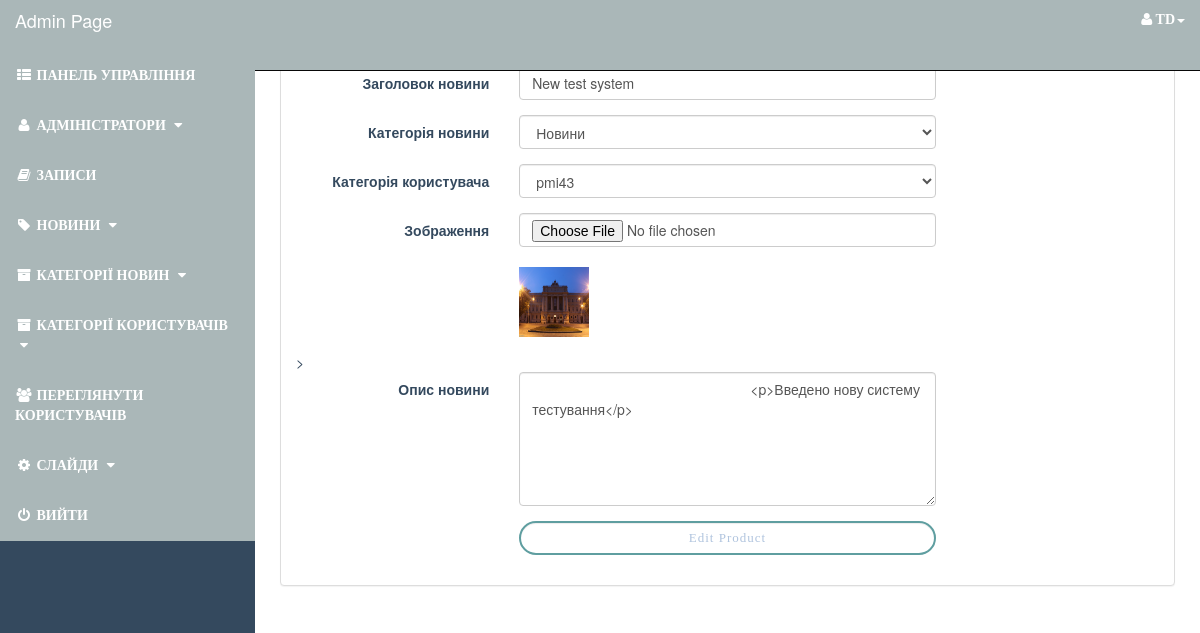
The page /admin_area/index.php?edit_product=1 (signed in) on the database its author committed.
### tables this page shows
CREATE TABLE `events` (
  `event_id` int(10) NOT NULL,
  `e_cat_id` int(10) NOT NULL,
  `cat_id` int(10) NOT NULL,
  `date` timestamp NOT NULL DEFAULT current_timestamp() ON UPDATE current_timestamp(),
  `event_title` text NOT NULL,
  `event_img1` text NOT NULL,
  `event_keywords` text NOT NULL,
  `event_desc` text NOT NULL
);

CREATE TABLE `event_categories` (
  `e_cat_id` int(10) NOT NULL,
  `e_cat_title` text NOT NULL,
  `e_cat_desc` text NOT NULL
);

CREATE TABLE `customer_categories` (
  `cat_id` int(10) NOT NULL,
  `cat_group` text NOT NULL,
  `cat_desc` text NOT NULL
);

### admin_area/edit_product.php (the view, shortened to what this page needs)
<?php
    if(!isset($_SESSION['admin_email'])){
        echo "<script>window.open('login.php','_self')</script>";
    }else{
?>
<?php
    if(isset($_GET['edit_product'])){
        $edit_id = $_GET['edit_product'];
        $get_p = "select * from events where event_id='$edit_id'";
        $run_edit = mysqli_query($con,$get_p);
        $row_edit = mysqli_fetch_array($run_edit);
        $e_cat = $row_edit['e_cat_id'];
        $cat = $row_edit['cat_id'];
        $event_title = $row_edit['event_title'];
        $event_img1 = $row_edit['event_img1'];
        $event_desc = $row_edit['event_desc'];
    }
        $get_p_cat = "select * from event_categories where e_cat_id='$e_cat'";
        $run_p_cat = mysqli_query($con,$get_p_cat);
        $row_p_cat = mysqli_fetch_array($run_p_cat);
        $p_cat_title = $row_p_cat['e_cat_title'];
        $get_cat = "select * from customer_categories where cat_id='$cat'";
        $run_cat = mysqli_query($con,$get_cat);
        $row_cat = mysqli_fetch_array($run_cat);
        $cat_title = $row_cat['cat_group'];
?>
<!DOCTYPE html>
<html lang="en">
<head>
    <link rel="stylesheet" href="css/bootstrap-337.min.css">
    <link rel="stylesheet" href="font-awsome/css/font-awesome.min.css">
    <link rel="stylesheet" href="css/style.css">
</head>
<body>
<div class="row">
    <div class="col-lg-12">
    </div>
</div>
<div class="row">
    <div class="col-lg-12">
        <div class="panel panel-default">
           <div class="panel-heading">
               <h3 class="panel-title">
               </h3>
           </div>
           <div class="panel-body">
               <form method="post" class="form-horizontal" enctype="multipart/form-data">
                   <div class="form-group">
                      <label class="col-md-3 control-label"> Заголовок новини </label>
                      <div class="col-md-6">
                          <input name="event_title" type="text" class="form-control" required value="<?php echo $event_title; ?>">
                      </div>
                   </div>
                   <div class="form-group">
                      <label class="col-md-3 control-label"> Категорія новини </label>
                      <div class="col-md-6">
                          <select name="product_cat" class="form-control">
                              <option value="<?php echo $e_cat; ?>"> <?php echo $p_cat_title; ?> </option>
                          </select>
                      </div>
                   </div>
                   <div class="form-group">
                      <label class="col-md-3 control-label"> Категорія користувача </label>
                      <div class="col-md-6">
                          <select name="cat" class="form-control">
                              <option value="<?php echo $cat; ?>"> <?php echo $cat_title; ?> </option>
                          </select>
                      </div>
                   </div>
                   <div class="form-group">
                      <label class="col-md-3 control-label"> Зображення </label>
                      <div class="col-md-6">
                          <input name="event_img1" type="file" class="form-control" required>
                          <br>
                          <img width="70" height="70" src="product_images/<?php echo $event_img1; ?>" alt="<?php echo $event_img1; ?>">
                      </div>
                   </div>
                   >
                   <div class="form-group">
                      <label class="col-md-3 control-label"> Опис новини </label>
                      <div class="col-md-6">
                          <textarea name="event_desc" cols="19" rows="6" class="form-control">
                            <?php echo $event_desc; ?>
                          </textarea>
                      </div>
                   </div>
                   <div class="form-group">
                      <label class="col-md-3 control-label"></label>
                      <div class="col-md-6">
                          <input name="submit" value="Edit Product" type="submit" class="btn btn-primary form-control">
                      </div>
                   </div>
               </form>
           </div>
        </div>
    </div>
</div>
</body>
</html>
<?php } ?>

### admin_area/includes/sidebar.php (shortened to what this page needs)
<?php
    if(!isset($_SESSION['admin_email'])){
        echo "<script>window.open('../login.php','_self')</script>";
    }else{
?>
<nav class="navbar navbar-inverse navbar-fixed-top">
    <div class="navbar-header">
        <a href="index.php?dashboard" class="navbar-brand">Admin Page</a>
    </div>
    <ul class="nav navbar-right top-nav">
        <li class="dropdown">
            <a href="#" class="dropdown-toggle" data-toggle="dropdown">
                <i class="fa fa-user"></i></i> <?php echo $admin_name;  ?><b class="caret"></b>
            </a>
        </li>
    </ul>
    <div class="collapse navbar-collapse navbar-ex1-collapse">
        <ul class="nav navbar-nav side-nav">
            <li>
                <a href="index.php?dashboard">
                    <i class="fa fa-fw fa-th-list"></i> Панель Управління
                </a>
            </li>
            <li>
                <a href="#" data-toggle="collapse" data-target="#users">
                    <i class="fa fa-fw fa-user "></i> Адміністратори
                    <i class="fa fa-fw fa-caret-down"></i>
                </a>
            </li>
            <li>
                <a href="index.php?view_orders">
                    <i class="fa fa-fw fa-book"></i> Записи
                </a>
            </li>
            <li>
                <a href="#" data-toggle="collapse" data-target="#products">
                        <i class="fa fa-fw fa-tag"></i> Новини
                        <i class="fa fa-fw fa-caret-down"></i>
                </a>
             </li>
            <li>
                <a href="#" data-toggle="collapse" data-target="#p_cat">
                        <i class="fa fa-fw fa-archive"></i> Категорії новин
                        <i class="fa fa-fw fa-caret-down"></i>
                </a>
            </li>
            <li>
                <a href="#" data-toggle="collapse" data-target="#cat">
                        <i class="fa fa-fw fa-archive"></i> Категорії користувачів
                        <i class="fa fa-fw fa-caret-down"></i>
                </a>
            </li>
            <li>
                <a href="index.php?view_customers">
                    <i class="fa fa-fw fa-users"></i> Переглянути користувачів
                </a>
            </li>
            <li>
                <a href="#" data-toggle="collapse" data-target="#slides">
                        <i class="fa fa-fw fa-gear"></i> Слайди
                        <i class="fa fa-fw fa-caret-down"></i>
                </a>
            </li>
            <li>
                <a href="logout.php">
                    <i class="fa fa-fw fa-power-off"></i> Вийти
                </a>
            </li>
        </ul>
    </div>
</nav>
<?php } ?>

### admin_area/css/style1.css (style rules this page uses)
body { margin-top: 100px; }
@media (min-width: 768px) { body { margin-top: 50px; } }
.navbar { color: #ffffff !important; background-color: #34495E; }
.navbar-header>a { color: #ffffff !important; }
.top-nav>li { display: inline-block; }
.top-nav>li>a { color: #ffffff !important; line-height: 20px; padding-top: 15px; padding-bottom: 15px; }
@media (min-width: 768px) { .side-nav { position: fixed; top: 51px; bottom: 0; width: 255px; overflow-y: auto; overflow-x: hidden; background-color: #34495E; padding-bottom: 40px; border-radius: 0; } }
@media (min-width: 768px) { .side-nav>li>a { color: #ffffff; width: 255px; } }
.dropdown { margin-right: 15px; }
.side-nav>li>a { color: #ffffff !important; }

### styles/style.css (style rules this page uses)
body { font-size: 14px; line-height: 1.42857143; color: #34495E; background: #ffffff; overflow-x: hidden; }
.navbar { background: #AAB7B8; }
.navbar-brand { float: left; padding: 10px 15px; font-size: 18px; line-height: 20px; height: 70px; }
.navbar ul.nav > li > a { font-family: 'Apple Chancery',cursive; text-transform: uppercase; font-weight: bold; font-size: 14px; background: #AAB7B8; color: #34495E; }
.btn-primary { font-family: Raleway-SemiBold; font-size: 13px; color: #B0C4DE; letter-spacing: 1px; line-height: 15px; border: 2px solid #5F9EA0; border-radius: 40px; background: transparent; background-color: #fff !important; transition: all 0.3s ease 0s; }
.form-group { color: #34495E; }

### rows shown on the page
events: event_title "New test system", event_img1 (picture), event_desc "<p>Введено нову систему тестування</p>"
event_categories: product_cat "Новини"
customer_categories: cat "pmi43"

### other values the page prints
$admin_name "TD"
